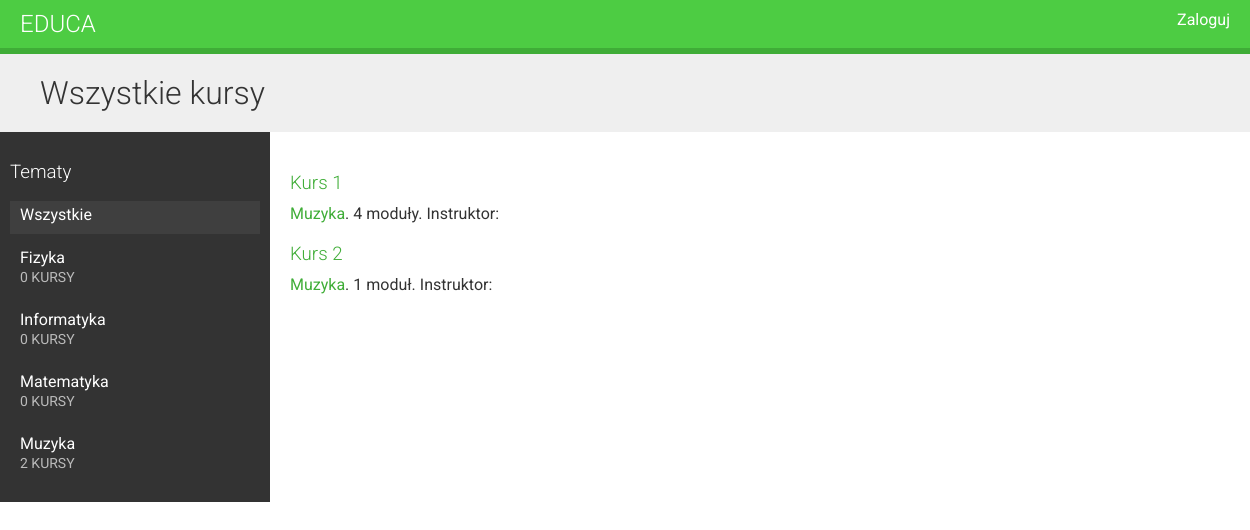
The page / on the database its author committed.
### courses/models.py (models this page shows, shortened)
class Subject(models.Model):
    title = models.CharField(max_length=200)
    slug = models.SlugField(max_length=200, unique=True)
    class Meta:
        ordering = ('title',)
    def __str__(self):
        return self.title

class Course(models.Model):
    owner = models.ForeignKey(User,
                              related_name='courses_created')
    subject = models.ForeignKey(Subject, related_name='courses')
    title = models.CharField(max_length=200)
    slug = models.SlugField(max_length=200, unique=True)
    overview = models.TextField()
    created = models.DateTimeField(auto_now_add=True)
    students = models.ManyToManyField(User, related_name='courses_joined', blank=True)
    class Meta:
        ordering = ('-created',)

### courses/views.py (the view)
# urls.py: url(r'^subject/(?P<subject>[\w-]+)/$', views.CourseListView.as_view(),name='course_list_subject'),
class CourseListView(TemplateResponseMixin, View):
    model = Course
    template_name = 'courses/course/list.html'
    def get(self, request, subject=None):
        subjects = Subject.objects.annotate(total_courses=Count('courses'))
        courses = Course.objects.annotate(total_modules=Count('modules'))
        if subject:
            subject = get_object_or_404(Subject, slug=subject)
            courses = courses.filter(subject=subject)
        return self.render_to_response({'subjects': subjects,
                                        'subject': subject,
                                        'courses': courses})

### courses/templates/courses/course/list.html (shortened to what this page needs)
{% extends "base.html" %}
{% block content %}
    <h1>
        {% if subject %}
            Kursy z dziedziny: {{ subject.title }}
        {% else %}
            Wszystkie kursy
        {% endif %}
    </h1>
    <div class="contents">
        <h3>Tematy</h3>
        <ul id="modules">
            <li {% if not subject %} class="selected"{% endif %}>
                <a href="{% url "course_list" %}">Wszystkie</a>
            </li>
            {% for s in subjects %}
                <li {% if subject == s %} class="selected"{% endif %}>
                    <a href="{% url "course_list_subject" s.slug %}">
                        {{ s.title }}
                        <br><span>{{ s.total_courses }} kurs{{ s.total_courses|pluralize:"y" }}</span>
                    </a>
                </li>
            {% endfor %}
        </ul>
    </div>
    <div class="module">
        {% for course in courses %}
            {% with subject=course.subject %}
                <h3><a href="{% url "course_detail" course.slug %}">{{ course.title }}</a></h3>
                <p>
                    <a href="{% url "course_list_subject" subject.slug %}">{{ subject }}</a>.
                    {{ course.total_modules }} moduł{{ course.total_modules|pluralize:"y" }}.
                    Instruktor: {{ course.owner.get_full_name }}
                </p>
            {% endwith %}
        {% endfor %}
    </div>
{% endblock %}

### courses/static/css/base.css (style rules this page uses)
body { margin:0; font-family:'Roboto', sans-serif; font-weight:400; color:#333; }
a { color:#3fad37; text-decoration:none; }
h1, h2, h3, h4, h5, h6 { font-family:'Roboto', sans-serif; font-weight:300; }
h1 { background:#efefef; width:100%; overflow:auto; padding:20px 0 20px 40px; margin:0; }
.module { overflow:auto; }
.module h3 { margin:30px 0 0; padding:0; width:100%; }
.module p { margin:10px 0 20px; width:100%; float:left; }
.contents { width:20%; padding:10px; float:left; background:#333; color: #fff; font-family:'Roboto', sans-serif; }
.contents ul { list-style:none; margin:0; padding:0; }
.contents ul li { margin:0 0 10px 0; padding:4px 10px 10px; overflow:auto; }
.contents ul li.selected { background:#3f3f3f; }
.contents ul span { text-transform:uppercase; color:#bbb; font-size:14px; }
.contents ul a { display:block; color:#fff; text-decoration:none; }
.module { padding:10px 20px; float:left; }

### rows shown on the page
Subject: title "Fizyka", total_courses "0"
Subject: title "Informatyka", total_courses "0"
Subject: title "Matematyka", total_courses "0"
Subject: title "Muzyka", total_courses "2"
Course: title "Kurs 1", subject "Muzyka", total_modules "4"
Course: title "Kurs 2", subject "Muzyka", total_modules "1"
